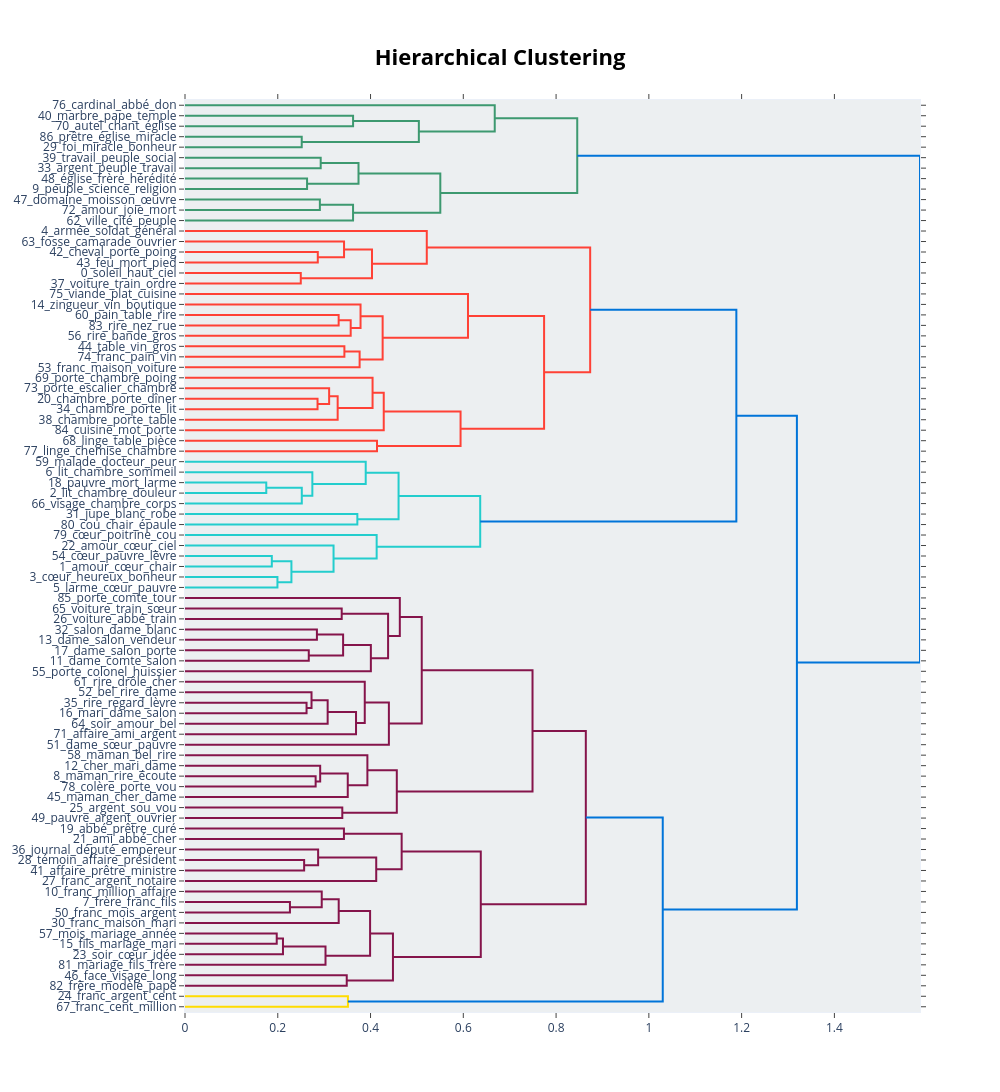

This figure's notebook cell:
### Code cell
fig = topic_model.visualize_hierarchy()
fig.show()

### Figure 1 — Plotly figure (JSON) as saved in the notebook; plotly's stock layout.template omitted (floating-point values rounded to 4 significant figures)
{"data": [{"hoverinfo": "text", "marker": {"color": "rgb(61,153,112)"}, "mode": "lines", "type": "scatter", "x": [0.0, 0.3624, 0.3624, 0.0], "xaxis": "x", "y": [-15.0, -15.0, -25.0, -25.0], "yaxis": "y"}, {"hoverinfo": "text", "marker": {"color": "rgb(61,153,112)"}, "mode": "lines", "type": "scatter", "x": [0.0, 0.2517, 0.2517, 0.0], "xaxis": "x", "y": [-35.0, -35.0, -45.0, -45.0], "yaxis": "y"}, {"hoverinfo": "text", "marker": {"color": "rgb(61,153,112)"}, "mode": "lines", "type": "scatter", "x": [0.3624, 0.5042, 0.5042, 0.2517], "xaxis": "x", "y": [-20.0, -20.0, -40.0, -40.0], "yaxis": "y"}, {"hoverinfo": "text", "marker": {"color": "rgb(61,153,112)"}, "mode": "lines", "type": "scatter", "x": [0.0, 0.6677, 0.6677, 0.5042], "xaxis": "x", "y": [-5.0, -5.0, -30.0, -30.0], "yaxis": "y"}, {"hoverinfo": "text", "marker": {"color": "rgb(61,153,112)"}, "mode": "lines", "type": "scatter", "x": [0.0, 0.2925, 0.2925, 0.0], "xaxis": "x", "y": [-55.0, -55.0, -65.0, -65.0], "yaxis": "y"}, {"hoverinfo": "text", "marker": {"color": "rgb(61,153,112)"}, "mode": "lines", "type": "scatter", "x": [0.0, 0.2632, 0.2632, 0.0], "xaxis": "x", "y": [-75.0, -75.0, -85.0, -85.0], "yaxis": "y"}, {"hoverinfo": "text", "marker": {"color": "rgb(61,153,112)"}, "mode": "lines", "type": "scatter", "x": [0.2925, 0.3741, 0.3741, 0.2632], "xaxis": "x", "y": [-60.0, -60.0, -80.0, -80.0], "yaxis": "y"}, {"hoverinfo": "text", "marker": {"color": "rgb(61,153,112)"}, "mode": "lines", "type": "scatter", "x": [0.0, 0.2908, 0.2908, 0.0], "xaxis": "x", "y": [-95.0, -95.0, -105.0, -105.0], "yaxis": "y"}, {"hoverinfo": "text", "marker": {"color": "rgb(61,153,112)"}, "mode": "lines", "type": "scatter", "x": [0.2908, 0.3623, 0.3623, 0.0], "xaxis": "x", "y": [-100.0, -100.0, -115.0, -115.0], "yaxis": "y"}, {"hoverinfo": "text", "marker": {"color": "rgb(61,153,112)"}, "mode": "lines", "type": "scatter", "x": [0.3741, 0.5504, 0.5504, 0.3623], "xaxis": "x", "y": [-70.0, -70.0, -107.5, -107.5], "yaxis": "y"}, {"hoverinfo": "text", "marker": {"color": "rgb(61,153,112)"}, "mode": "lines", "type": "scatter", "x": [0.6677, 0.8456, 0.8456, 0.5504], "xaxis": "x", "y": [-17.5, -17.5, -88.75, -88.75], "yaxis": "y"}, {"hoverinfo": "text", "marker": {"color": "rgb(255,65,54)"}, "mode": "lines", "type": "scatter", "x": [0.0, 0.2863, 0.2863, 0.0], "xaxis": "x", "y": [-145.0, -145.0, -155.0, -155.0], "yaxis": "y"}, {"hoverinfo": "text", "marker": {"color": "rgb(255,65,54)"}, "mode": "lines", "type": "scatter", "x": [0.0, 0.3429, 0.3429, 0.2863], "xaxis": "x", "y": [-135.0, -135.0, -150.0, -150.0], "yaxis": "y"}, {"hoverinfo": "text", "marker": {"color": "rgb(255,65,54)"}, "mode": "lines", "type": "scatter", "x": [0.0, 0.2496, 0.2496, 0.0], "xaxis": "x", "y": [-165.0, -165.0, -175.0, -175.0], "yaxis": "y"}, {"hoverinfo": "text", "marker": {"color": "rgb(255,65,54)"}, "mode": "lines", "type": "scatter", "x": [0.3429, 0.4031, 0.4031, 0.2496], "xaxis": "x", "y": [-142.5, -142.5, -170.0, -170.0], "yaxis": "y"}, {"hoverinfo": "text", "marker": {"color": "rgb(255,65,54)"}, "mode": "lines", "type": "scatter", "x": [0.0, 0.5213, 0.5213, 0.4031], "xaxis": "x", "y": [-125.0, -125.0, -156.2, -156.2], "yaxis": "y"}, {"hoverinfo": "text", "marker": {"color": "rgb(255,65,54)"}, "mode": "lines", "type": "scatter", "x": [0.0, 0.3312, 0.3312, 0.0], "xaxis": "x", "y": [-205.0, -205.0, -215.0, -215.0], "yaxis": "y"}, {"hoverinfo": "text", "marker": {"color": "rgb(255,65,54)"}, "mode": "lines", "type": "scatter", "x": [0.3312, 0.3572, 0.3572, 0.0], "xaxis": "x", "y": [-210.0, -210.0, -225.0, -225.0], "yaxis": "y"}, {"hoverinfo": "text", "marker": {"color": "rgb(255,65,54)"}, "mode": "lines", "type": "scatter", "x": [0.0, 0.3784, 0.3784, 0.3572], "xaxis": "x", "y": [-195.0, -195.0, -217.5, -217.5], "yaxis": "y"}, {"hoverinfo": "text", "marker": {"color": "rgb(255,65,54)"}, "mode": "lines", "type": "scatter", "x": [0.0, 0.3436, 0.3436, 0.0], "xaxis": "x", "y": [-235.0, -235.0, -245.0, -245.0], "yaxis": "y"}, {"hoverinfo": "text", "marker": {"color": "rgb(255,65,54)"}, "mode": "lines", "type": "scatter", "x": [0.3436, 0.3765, 0.3765, 0.0], "xaxis": "x", "y": [-240.0, -240.0, -255.0, -255.0], "yaxis": "y"}, {"hoverinfo": "text", "marker": {"color": "rgb(255,65,54)"}, "mode": "lines", "type": "scatter", "x": [0.3784, 0.4261, 0.4261, 0.3765], "xaxis": "x", "y": [-206.2, -206.2, -247.5, -247.5], "yaxis": "y"}, {"hoverinfo": "text", "marker": {"color": "rgb(255,65,54)"}, "mode": "lines", "type": "scatter", "x": [0.0, 0.6101, 0.6101, 0.4261], "xaxis": "x", "y": [-185.0, -185.0, -226.9, -226.9], "yaxis": "y"}, {"hoverinfo": "text", "marker": {"color": "rgb(255,65,54)"}, "mode": "lines", "type": "scatter", "x": [0.0, 0.2857, 0.2857, 0.0], "xaxis": "x", "y": [-285.0, -285.0, -295.0, -295.0], "yaxis": "y"}, {"hoverinfo": "text", "marker": {"color": "rgb(255,65,54)"}, "mode": "lines", "type": "scatter", "x": [0.0, 0.3107, 0.3107, 0.2857], "xaxis": "x", "y": [-275.0, -275.0, -290.0, -290.0], "yaxis": "y"}, {"hoverinfo": "text", "marker": {"color": "rgb(255,65,54)"}, "mode": "lines", "type": "scatter", "x": [0.3107, 0.3291, 0.3291, 0.0], "xaxis": "x", "y": [-282.5, -282.5, -305.0, -305.0], "yaxis": "y"}, {"hoverinfo": "text", "marker": {"color": "rgb(255,65,54)"}, "mode": "lines", "type": "scatter", "x": [0.0, 0.4044, 0.4044, 0.3291], "xaxis": "x", "y": [-265.0, -265.0, -293.8, -293.8], "yaxis": "y"}, {"hoverinfo": "text", "marker": {"color": "rgb(255,65,54)"}, "mode": "lines", "type": "scatter", "x": [0.4044, 0.4285, 0.4285, 0.0], "xaxis": "x", "y": [-279.4, -279.4, -315.0, -315.0], "yaxis": "y"}, {"hoverinfo": "text", "marker": {"color": "rgb(255,65,54)"}, "mode": "lines", "type": "scatter", "x": [0.0, 0.4139, 0.4139, 0.0], "xaxis": "x", "y": [-325.0, -325.0, -335.0, -335.0], "yaxis": "y"}, {"hoverinfo": "text", "marker": {"color": "rgb(255,65,54)"}, "mode": "lines", "type": "scatter", "x": [0.4285, 0.5941, 0.5941, 0.4139], "xaxis": "x", "y": [-297.2, -297.2, -330.0, -330.0], "yaxis": "y"}, {"hoverinfo": "text", "marker": {"color": "rgb(255,65,54)"}, "mode": "lines", "type": "scatter", "x": [0.6101, 0.7741, 0.7741, 0.5941], "xaxis": "x", "y": [-205.9, -205.9, -313.6, -313.6], "yaxis": "y"}, {"hoverinfo": "text", "marker": {"color": "rgb(255,65,54)"}, "mode": "lines", "type": "scatter", "x": [0.5213, 0.8735, 0.8735, 0.7741], "xaxis": "x", "y": [-140.6, -140.6, -259.8, -259.8], "yaxis": "y"}, {"hoverinfo": "text", "marker": {"color": "rgb(35,205,205)"}, "mode": "lines", "type": "scatter", "x": [0.0, 0.1752, 0.1752, 0.0], "xaxis": "x", "y": [-365.0, -365.0, -375.0, -375.0], "yaxis": "y"}, {"hoverinfo": "text", "marker": {"color": "rgb(35,205,205)"}, "mode": "lines", "type": "scatter", "x": [0.1752, 0.2518, 0.2518, 0.0], "xaxis": "x", "y": [-370.0, -370.0, -385.0, -385.0], "yaxis": "y"}, {"hoverinfo": "text", "marker": {"color": "rgb(35,205,205)"}, "mode": "lines", "type": "scatter", "x": [0.0, 0.2745, 0.2745, 0.2518], "xaxis": "x", "y": [-355.0, -355.0, -377.5, -377.5], "yaxis": "y"}, {"hoverinfo": "text", "marker": {"color": "rgb(35,205,205)"}, "mode": "lines", "type": "scatter", "x": [0.0, 0.3896, 0.3896, 0.2745], "xaxis": "x", "y": [-345.0, -345.0, -366.2, -366.2], "yaxis": "y"}, {"hoverinfo": "text", "marker": {"color": "rgb(35,205,205)"}, "mode": "lines", "type": "scatter", "x": [0.0, 0.3715, 0.3715, 0.0], "xaxis": "x", "y": [-395.0, -395.0, -405.0, -405.0], "yaxis": "y"}, {"hoverinfo": "text", "marker": {"color": "rgb(35,205,205)"}, "mode": "lines", "type": "scatter", "x": [0.3896, 0.4604, 0.4604, 0.3715], "xaxis": "x", "y": [-355.6, -355.6, -400.0, -400.0], "yaxis": "y"}, {"hoverinfo": "text", "marker": {"color": "rgb(35,205,205)"}, "mode": "lines", "type": "scatter", "x": [0.0, 0.1872, 0.1872, 0.0], "xaxis": "x", "y": [-435.0, -435.0, -445.0, -445.0], "yaxis": "y"}, {"hoverinfo": "text", "marker": {"color": "rgb(35,205,205)"}, "mode": "lines", "type": "scatter", "x": [0.0, 0.1993, 0.1993, 0.0], "xaxis": "x", "y": [-455.0, -455.0, -465.0, -465.0], "yaxis": "y"}, {"hoverinfo": "text", "marker": {"color": "rgb(35,205,205)"}, "mode": "lines", "type": "scatter", "x": [0.1872, 0.2294, 0.2294, 0.1993], "xaxis": "x", "y": [-440.0, -440.0, -460.0, -460.0], "yaxis": "y"}, {"hoverinfo": "text", "marker": {"color": "rgb(35,205,205)"}, "mode": "lines", "type": "scatter", "x": [0.0, 0.3203, 0.3203, 0.2294], "xaxis": "x", "y": [-425.0, -425.0, -450.0, -450.0], "yaxis": "y"}, {"hoverinfo": "text", "marker": {"color": "rgb(35,205,205)"}, "mode": "lines", "type": "scatter", "x": [0.0, 0.4132, 0.4132, 0.3203], "xaxis": "x", "y": [-415.0, -415.0, -437.5, -437.5], "yaxis": "y"}, {"hoverinfo": "text", "marker": {"color": "rgb(35,205,205)"}, "mode": "lines", "type": "scatter", "x": [0.4604, 0.6364, 0.6364, 0.4132], "xaxis": "x", "y": [-377.8, -377.8, -426.2, -426.2], "yaxis": "y"}, {"hoverinfo": "text", "marker": {"color": "rgb(0,116,217)"}, "mode": "lines", "type": "scatter", "x": [0.8735, 1.189, 1.189, 0.6364], "xaxis": "x", "y": [-200.2, -200.2, -402.0, -402.0], "yaxis": "y"}, {"hoverinfo": "text", "marker": {"color": "rgb(133,20,75)"}, "mode": "lines", "type": "scatter", "x": [0.0, 0.3378, 0.3378, 0.0], "xaxis": "x", "y": [-485.0, -485.0, -495.0, -495.0], "yaxis": "y"}, {"hoverinfo": "text", "marker": {"color": "rgb(133,20,75)"}, "mode": "lines", "type": "scatter", "x": [0.0, 0.2844, 0.2844, 0.0], "xaxis": "x", "y": [-505.0, -505.0, -515.0, -515.0], "yaxis": "y"}, {"hoverinfo": "text", "marker": {"color": "rgb(133,20,75)"}, "mode": "lines", "type": "scatter", "x": [0.0, 0.2668, 0.2668, 0.0], "xaxis": "x", "y": [-525.0, -525.0, -535.0, -535.0], "yaxis": "y"}, {"hoverinfo": "text", "marker": {"color": "rgb(133,20,75)"}, "mode": "lines", "type": "scatter", "x": [0.2844, 0.3409, 0.3409, 0.2668], "xaxis": "x", "y": [-510.0, -510.0, -530.0, -530.0], "yaxis": "y"}, {"hoverinfo": "text", "marker": {"color": "rgb(133,20,75)"}, "mode": "lines", "type": "scatter", "x": [0.3409, 0.4007, 0.4007, 0.0], "xaxis": "x", "y": [-520.0, -520.0, -545.0, -545.0], "yaxis": "y"}, {"hoverinfo": "text", "marker": {"color": "rgb(133,20,75)"}, "mode": "lines", "type": "scatter", "x": [0.3378, 0.4378, 0.4378, 0.4007], "xaxis": "x", "y": [-490.0, -490.0, -532.5, -532.5], "yaxis": "y"}, {"hoverinfo": "text", "marker": {"color": "rgb(133,20,75)"}, "mode": "lines", "type": "scatter", "x": [0.0, 0.4631, 0.4631, 0.4378], "xaxis": "x", "y": [-475.0, -475.0, -511.2, -511.2], "yaxis": "y"}, {"hoverinfo": "text", "marker": {"color": "rgb(133,20,75)"}, "mode": "lines", "type": "scatter", "x": [0.0, 0.2621, 0.2621, 0.0], "xaxis": "x", "y": [-575.0, -575.0, -585.0, -585.0], "yaxis": "y"}, {"hoverinfo": "text", "marker": {"color": "rgb(133,20,75)"}, "mode": "lines", "type": "scatter", "x": [0.0, 0.2728, 0.2728, 0.2621], "xaxis": "x", "y": [-565.0, -565.0, -580.0, -580.0], "yaxis": "y"}, {"hoverinfo": "text", "marker": {"color": "rgb(133,20,75)"}, "mode": "lines", "type": "scatter", "x": [0.2728, 0.3076, 0.3076, 0.0], "xaxis": "x", "y": [-572.5, -572.5, -595.0, -595.0], "yaxis": "y"}, {"hoverinfo": "text", "marker": {"color": "rgb(133,20,75)"}, "mode": "lines", "type": "scatter", "x": [0.3076, 0.3687, 0.3687, 0.0], "xaxis": "x", "y": [-583.8, -583.8, -605.0, -605.0], "yaxis": "y"}, {"hoverinfo": "text", "marker": {"color": "rgb(133,20,75)"}, "mode": "lines", "type": "scatter", "x": [0.0, 0.3875, 0.3875, 0.3687], "xaxis": "x", "y": [-555.0, -555.0, -594.4, -594.4], "yaxis": "y"}, {"hoverinfo": "text", "marker": {"color": "rgb(133,20,75)"}, "mode": "lines", "type": "scatter", "x": [0.3875, 0.4395, 0.4395, 0.0], "xaxis": "x", "y": [-574.7, -574.7, -615.0, -615.0], "yaxis": "y"}, {"hoverinfo": "text", "marker": {"color": "rgb(133,20,75)"}, "mode": "lines", "type": "scatter", "x": [0.4631, 0.5104, 0.5104, 0.4395], "xaxis": "x", "y": [-493.1, -493.1, -594.8, -594.8], "yaxis": "y"}, {"hoverinfo": "text", "marker": {"color": "rgb(133,20,75)"}, "mode": "lines", "type": "scatter", "x": [0.0, 0.2816, 0.2816, 0.0], "xaxis": "x", "y": [-645.0, -645.0, -655.0, -655.0], "yaxis": "y"}, {"hoverinfo": "text", "marker": {"color": "rgb(133,20,75)"}, "mode": "lines", "type": "scatter", "x": [0.0, 0.2914, 0.2914, 0.2816], "xaxis": "x", "y": [-635.0, -635.0, -650.0, -650.0], "yaxis": "y"}, {"hoverinfo": "text", "marker": {"color": "rgb(133,20,75)"}, "mode": "lines", "type": "scatter", "x": [0.2914, 0.3509, 0.3509, 0.0], "xaxis": "x", "y": [-642.5, -642.5, -665.0, -665.0], "yaxis": "y"}, {"hoverinfo": "text", "marker": {"color": "rgb(133,20,75)"}, "mode": "lines", "type": "scatter", "x": [0.0, 0.3932, 0.3932, 0.3509], "xaxis": "x", "y": [-625.0, -625.0, -653.8, -653.8], "yaxis": "y"}, {"hoverinfo": "text", "marker": {"color": "rgb(133,20,75)"}, "mode": "lines", "type": "scatter", "x": [0.0, 0.3391, 0.3391, 0.0], "xaxis": "x", "y": [-675.0, -675.0, -685.0, -685.0], "yaxis": "y"}, {"hoverinfo": "text", "marker": {"color": "rgb(133,20,75)"}, "mode": "lines", "type": "scatter", "x": [0.3932, 0.4566, 0.4566, 0.3391], "xaxis": "x", "y": [-639.4, -639.4, -680.0, -680.0], "yaxis": "y"}, {"hoverinfo": "text", "marker": {"color": "rgb(133,20,75)"}, "mode": "lines", "type": "scatter", "x": [0.5104, 0.7492, 0.7492, 0.4566], "xaxis": "x", "y": [-544.0, -544.0, -659.7, -659.7], "yaxis": "y"}, {"hoverinfo": "text", "marker": {"color": "rgb(133,20,75)"}, "mode": "lines", "type": "scatter", "x": [0.0, 0.3426, 0.3426, 0.0], "xaxis": "x", "y": [-695.0, -695.0, -705.0, -705.0], "yaxis": "y"}, {"hoverinfo": "text", "marker": {"color": "rgb(133,20,75)"}, "mode": "lines", "type": "scatter", "x": [0.0, 0.2568, 0.2568, 0.0], "xaxis": "x", "y": [-725.0, -725.0, -735.0, -735.0], "yaxis": "y"}, {"hoverinfo": "text", "marker": {"color": "rgb(133,20,75)"}, "mode": "lines", "type": "scatter", "x": [0.0, 0.287, 0.287, 0.2568], "xaxis": "x", "y": [-715.0, -715.0, -730.0, -730.0], "yaxis": "y"}, {"hoverinfo": "text", "marker": {"color": "rgb(133,20,75)"}, "mode": "lines", "type": "scatter", "x": [0.287, 0.4122, 0.4122, 0.0], "xaxis": "x", "y": [-722.5, -722.5, -745.0, -745.0], "yaxis": "y"}, {"hoverinfo": "text", "marker": {"color": "rgb(133,20,75)"}, "mode": "lines", "type": "scatter", "x": [0.3426, 0.4671, 0.4671, 0.4122], "xaxis": "x", "y": [-700.0, -700.0, -733.8, -733.8], "yaxis": "y"}, {"hoverinfo": "text", "marker": {"color": "rgb(133,20,75)"}, "mode": "lines", "type": "scatter", "x": [0.0, 0.2262, 0.2262, 0.0], "xaxis": "x", "y": [-765.0, -765.0, -775.0, -775.0], "yaxis": "y"}, {"hoverinfo": "text", "marker": {"color": "rgb(133,20,75)"}, "mode": "lines", "type": "scatter", "x": [0.0, 0.2948, 0.2948, 0.2262], "xaxis": "x", "y": [-755.0, -755.0, -770.0, -770.0], "yaxis": "y"}, {"hoverinfo": "text", "marker": {"color": "rgb(133,20,75)"}, "mode": "lines", "type": "scatter", "x": [0.2948, 0.3314, 0.3314, 0.0], "xaxis": "x", "y": [-762.5, -762.5, -785.0, -785.0], "yaxis": "y"}, {"hoverinfo": "text", "marker": {"color": "rgb(133,20,75)"}, "mode": "lines", "type": "scatter", "x": [0.0, 0.1977, 0.1977, 0.0], "xaxis": "x", "y": [-795.0, -795.0, -805.0, -805.0], "yaxis": "y"}, {"hoverinfo": "text", "marker": {"color": "rgb(133,20,75)"}, "mode": "lines", "type": "scatter", "x": [0.1977, 0.2112, 0.2112, 0.0], "xaxis": "x", "y": [-800.0, -800.0, -815.0, -815.0], "yaxis": "y"}, {"hoverinfo": "text", "marker": {"color": "rgb(133,20,75)"}, "mode": "lines", "type": "scatter", "x": [0.2112, 0.3029, 0.3029, 0.0], "xaxis": "x", "y": [-807.5, -807.5, -825.0, -825.0], "yaxis": "y"}, {"hoverinfo": "text", "marker": {"color": "rgb(133,20,75)"}, "mode": "lines", "type": "scatter", "x": [0.3314, 0.399, 0.399, 0.3029], "xaxis": "x", "y": [-773.8, -773.8, -816.2, -816.2], "yaxis": "y"}, {"hoverinfo": "text", "marker": {"color": "rgb(133,20,75)"}, "mode": "lines", "type": "scatter", "x": [0.0, 0.3487, 0.3487, 0.0], "xaxis": "x", "y": [-835.0, -835.0, -845.0, -845.0], "yaxis": "y"}, {"hoverinfo": "text", "marker": {"color": "rgb(133,20,75)"}, "mode": "lines", "type": "scatter", "x": [0.399, 0.4483, 0.4483, 0.3487], "xaxis": "x", "y": [-795.0, -795.0, -840.0, -840.0], "yaxis": "y"}, {"hoverinfo": "text", "marker": {"color": "rgb(133,20,75)"}, "mode": "lines", "type": "scatter", "x": [0.4671, 0.6377, 0.6377, 0.4483], "xaxis": "x", "y": [-716.9, -716.9, -817.5, -817.5], "yaxis": "y"}, {"hoverinfo": "text", "marker": {"color": "rgb(133,20,75)"}, "mode": "lines", "type": "scatter", "x": [0.7492, 0.8641, 0.8641, 0.6377], "xaxis": "x", "y": [-601.8, -601.8, -767.2, -767.2], "yaxis": "y"}, {"hoverinfo": "text", "marker": {"color": "rgb(255,220,0)"}, "mode": "lines", "type": "scatter", "x": [0.0, 0.3513, 0.3513, 0.0], "xaxis": "x", "y": [-855.0, -855.0, -865.0, -865.0], "yaxis": "y"}, {"hoverinfo": "text", "marker": {"color": "rgb(0,116,217)"}, "mode": "lines", "type": "scatter", "x": [0.8641, 1.03, 1.03, 0.3513], "xaxis": "x", "y": [-684.5, -684.5, -860.0, -860.0], "yaxis": "y"}, {"hoverinfo": "text", "marker": {"color": "rgb(0,116,217)"}, "mode": "lines", "type": "scatter", "x": [1.189, 1.319, 1.319, 1.03], "xaxis": "x", "y": [-301.1, -301.1, -772.3, -772.3], "yaxis": "y"}, {"hoverinfo": "text", "marker": {"color": "rgb(0,116,217)"}, "mode": "lines", "type": "scatter", "x": [0.8456, 1.585, 1.585, 1.319], "xaxis": "x", "y": [-53.12, -53.12, -536.7, -536.7], "yaxis": "y"}], "layout": {"autosize": false, "height": 1505, "hoverlabel": {"bgcolor": "white", "font": {"family": "Rockwell", "size": 16}}, "hovermode": "closest", "plot_bgcolor": "#ECEFF1", "showlegend": false, "title": {"font": {"color": "Black", "size": 22}, "text": "<b>Hierarchical Clustering</b>", "x": 0.5, "xanchor": "center", "yanchor": "top"}, "width": 1000, "xaxis": {"mirror": "allticks", "rangemode": "tozero", "showgrid": false, "showline": true, "showticklabels": true, "ticks": "outside", "type": "linear", "zeroline": false}, "yaxis": {"mirror": "allticks", "range": [-870, 0], "rangemode": "tozero", "showgrid": false, "showline": true, "showticklabels": true, "tickmode": "array", "ticks": "outside", "ticktext": ["76_cardinal_abbé_don", "40_marbre_pape_temple", "70_autel_chant_église", "86_prêtre_église_miracle", "29_foi_miracle_bonheur", "39_travail_peuple_social", "33_argent_peuple_travail", "48_église_frère_hérédité", "9_peuple_science_religion", "47_domaine_moisson_œuvre", "72_amour_joie_mort", "62_ville_cité_peuple", "4_armée_soldat_général", "63_fosse_camarade_ouvrier", "42_cheval_porte_poing", "43_feu_mort_pied", "0_soleil_haut_ciel", "37_voiture_train_ordre", "75_viande_plat_cuisine", "14_zingueur_vin_boutique", "60_pain_table_rire", "83_rire_nez_rue", "56_rire_bande_gros", "44_table_vin_gros", "74_franc_pain_vin", "53_franc_maison_voiture", "69_porte_chambre_poing", "73_porte_escalier_chambre", "20_chambre_porte_dîner", "34_chambre_porte_lit", "38_chambre_porte_table", "84_cuisine_mot_porte", "68_linge_table_pièce", "77_linge_chemise_chambre", "59_malade_docteur_peur", "6_lit_chambre_sommeil", "18_pauvre_mort_larme", "2_lit_chambre_douleur", "66_visage_chambre_corps", "31_jupe_blanc_robe", "80_cou_chair_épaule", "79_cœur_poitrine_cou", "22_amour_cœur_ciel", "54_cœur_pauvre_lèvre", "1_amour_cœur_chair", "3_cœur_heureux_bonheur", "5_larme_cœur_pauvre", "85_porte_comte_tour", "65_voiture_train_sœur", "26_voiture_abbé_train", "32_salon_dame_blanc", "13_dame_salon_vendeur", "17_dame_salon_porte", "11_dame_comte_salon", "55_porte_colonel_huissier", "61_rire_drôle_cher", "52_bel_rire_dame", "35_rire_regard_lèvre", "16_mari_dame_salon", "64_soir_amour_bel", "71_affaire_ami_argent", "51_dame_sœur_pauvre", "58_maman_bel_rire", "12_cher_mari_dame", "8_maman_rire_écoute", "78_colère_porte_vou", "45_maman_cher_dame", "25_argent_sou_vou", "49_pauvre_argent_ouvrier", "19_abbé_prêtre_curé", "21_ami_abbé_cher", "36_journal_député_empereur", "28_témoin_affaire_président", "41_affaire_prêtre_ministre", "27_franc_argent_notaire", "10_franc_million_affaire", "7_frère_franc_fils", "50_franc_mois_argent", "30_franc_maison_mari", "57_mois_mariage_année", "15_fils_mariage_mari", "23_soir_cœur_idée", "81_mariage_fils_frère", "46_face_visage_long", "82_frère_modèle_pape", "24_franc_argent_cent", "67_franc_cent_million"], "tickvals": [-5, -15, -25, -35, -45, -55, -65, -75, -85, -95, -105, -115, -125, -135, -145, -155, -165, -175, -185, -195, -205, -215, -225, -235, -245, -255, -265, -275, -285, -295, -305, -315, -325, -335, -345, -355, -365, -375, -385, -395, -405, -415, -425, -435, -445, -455, -465, -475, -485, -495, -505, -515, -525, -535, -545, -555, -565, -575, -585, -595, -605, -615, -625, -635, -645, -655, -665, -675, -685, -695, -705, -715, -725, -735, -745, -755, -765, -775, -785, -795, -805, -815, -825, -835, -845, -855, -865], "type": "linear", "zeroline": false}}}
